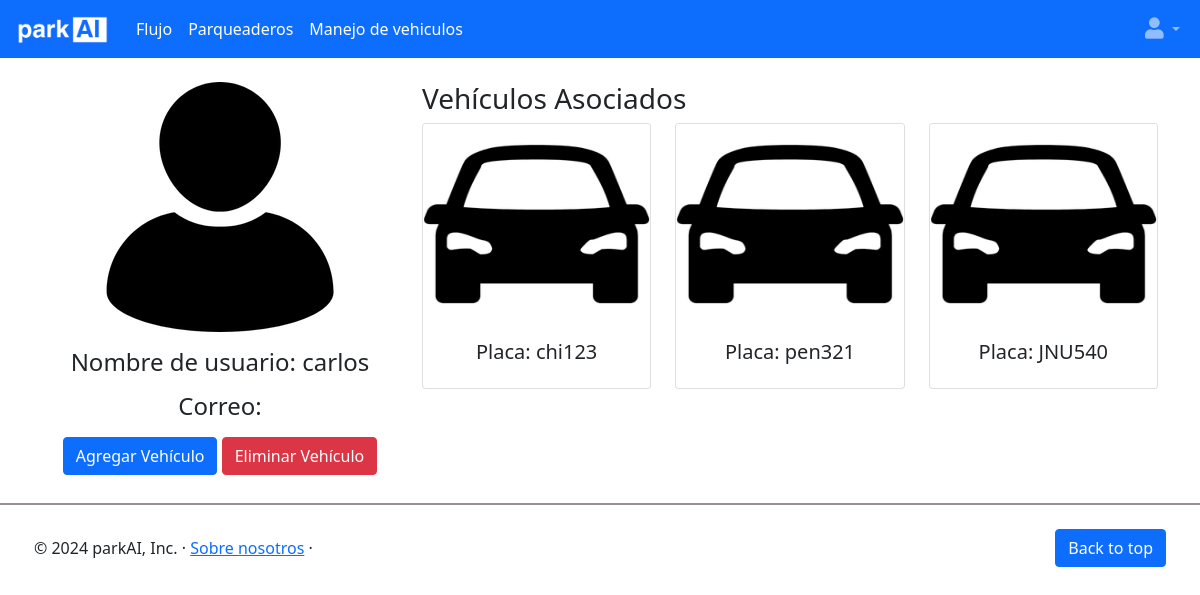
The page /users/userManagement/ (signed in) on the database its author committed.
### parkingadmin/models.py (models this page shows)
class Vehiculo(models.Model):
    vhc_id = models.AutoField(primary_key=True)
    vhc_placa = models.CharField(max_length=15)
    vhc_usuario_id = models.ForeignKey(User, on_delete=models.CASCADE,default=None)

### users/views.py (the view)
# urls.py: path('userManagement/', views.userManagement, name='userManagement'),
@login_required
def userManagement(request):
    user = request.user
    vehicles = Vehiculo.objects.filter(vhc_usuario_id=user)
    return render(request, 'userManagement.html', {'user': user, 'vehicles': vehicles})

### users/templates/userManagement.html (shortened to what this page needs)
{% extends 'base_home.html' %}
{% load static %}
{% block content %}
<div class="container mt-4">
    <div class="row">
        <div class="col-md-4 text-center">
            <img src="{% static 'usuario.png' %}" alt="Usuario" class="img-fluid" style="width: 250px; height: auto;">
            <h4 class="mt-3">Nombre de usuario: <span style="font-weight: normal;">{{ user.username }}</span></h4>
            <h4 class="mt-3">Correo: </h4>
            <div class="mt-3">
                <a href="{% url 'addVehicle' %}" class="btn btn-primary">Agregar Vehículo</a>
                <a href="{% url 'deleteVehicle' %}" class="btn btn-danger">Eliminar Vehículo</a>
            </div>
        </div>
        <div class="col-md-8">
            <h3>Vehículos Asociados</h3>
            <div class="row">
                {% for vehiculo in vehicles %}
                <div class="col-md-4 mb-3">
                    <div class="card" style="height: 100%;">
                        <img src="{% static 'carro.png' %}" class="card-img-top" alt="Vehículo" style="height: 200px;">
                        <div class="card-body text-center">
                            <h5 class="card-title">Placa: {{ vehiculo.vhc_placa }}</h5>
                        </div>
                    </div>
                </div>
                {% empty %}
                <p>No tienes vehículos asociados.</p>
                {% endfor %}
            </div>
        </div>
    </div>
</div>
{% endblock %}

### rows shown on the page
Vehiculo: vhc_placa "chi123"
Vehiculo: vhc_placa "pen321"
Vehiculo: vhc_placa "JNU540"

### other values the page prints
{{ user.username }} "carlos"
